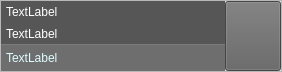
<?xml version="1.0" encoding="UTF-8"?>
<ui version="4.0">
 <class>leftFrame</class>
 <widget class="QFrame" name="leftFrame">
  <property name="geometry">
   <rect>
    <x>0</x>
    <y>0</y>
    <width>282</width>
    <height>72</height>
   </rect>
  </property>
  <property name="windowTitle">
   <string>Frame</string>
  </property>
  <property name="frameShape">
   <enum>QFrame::StyledPanel</enum>
  </property>
  <property name="frameShadow">
   <enum>QFrame::Plain</enum>
  </property>
  <layout class="QHBoxLayout" name="horizontalLayout" stretch="4,1">
   <property name="spacing">
    <number>0</number>
   </property>
   <property name="margin">
    <number>0</number>
   </property>
   <item>
    <widget class="QFrame" name="frame">
     <property name="frameShape">
      <enum>QFrame::NoFrame</enum>
     </property>
     <property name="frameShadow">
      <enum>QFrame::Plain</enum>
     </property>
     <layout class="QVBoxLayout" name="verticalLayout_2" stretch="50,1,30">
      <property name="spacing">
       <number>0</number>
      </property>
      <property name="margin">
       <number>0</number>
      </property>
      <item>
       <widget class="QFrame" name="frame_3">
        <property name="styleSheet">
         <string notr="true">background-color: rgb(86, 86, 86)</string>
        </property>
        <property name="frameShape">
         <enum>QFrame::NoFrame</enum>
        </property>
        <property name="frameShadow">
         <enum>QFrame::Plain</enum>
        </property>
        <property name="lineWidth">
         <number>0</number>
        </property>
        <layout class="QVBoxLayout" name="verticalLayout_3">
         <property name="spacing">
          <number>1</number>
         </property>
         <property name="leftMargin">
          <number>5</number>
         </property>
         <property name="topMargin">
          <number>0</number>
         </property>
         <property name="rightMargin">
          <number>0</number>
         </property>
         <property name="bottomMargin">
          <number>0</number>
         </property>
         <item>
          <widget class="QLabel" name="type">
           <property name="styleSheet">
            <string notr="true">color: rgb(255, 255, 255);</string>
           </property>
           <property name="text">
            <string>TextLabel</string>
           </property>
          </widget>
         </item>
         <item>
          <widget class="QLabel" name="label">
           <property name="styleSheet">
            <string notr="true">color: rgb(255, 255, 255);</string>
           </property>
           <property name="text">
            <string>TextLabel</string>
           </property>
          </widget>
         </item>
        </layout>
       </widget>
      </item>
      <item>
       <widget class="QFrame" name="frame_4">
        <property name="styleSheet">
         <string notr="true">background-color: rgb(159, 159, 159);</string>
        </property>
        <property name="frameShape">
         <enum>QFrame::StyledPanel</enum>
        </property>
        <property name="frameShadow">
         <enum>QFrame::Raised</enum>
        </property>
       </widget>
      </item>
      <item>
       <widget class="QFrame" name="frame_5">
        <property name="styleSheet">
         <string notr="true">background-color: rgb(110, 110, 110);
color: rgb(224, 252, 255);</string>
        </property>
        <property name="frameShape">
         <enum>QFrame::NoFrame</enum>
        </property>
        <property name="frameShadow">
         <enum>QFrame::Plain</enum>
        </property>
        <property name="lineWidth">
         <number>0</number>
        </property>
        <layout class="QVBoxLayout" name="verticalLayout_4">
         <property name="spacing">
          <number>0</number>
         </property>
         <property name="leftMargin">
          <number>5</number>
         </property>
         <property name="topMargin">
          <number>1</number>
         </property>
         <property name="rightMargin">
          <number>1</number>
         </property>
         <property name="bottomMargin">
          <number>1</number>
         </property>
         <item>
          <widget class="QLabel" name="desc">
           <property name="text">
            <string>TextLabel</string>
           </property>
          </widget>
         </item>
        </layout>
       </widget>
      </item>
     </layout>
    </widget>
   </item>
   <item>
    <widget class="QFrame" name="frame_2">
     <property name="frameShape">
      <enum>QFrame::NoFrame</enum>
     </property>
     <property name="frameShadow">
      <enum>QFrame::Plain</enum>
     </property>
     <layout class="QGridLayout" name="gridLayout">
      <property name="margin">
       <number>0</number>
      </property>
      <property name="spacing">
       <number>0</number>
      </property>
      <item row="0" column="0">
       <widget class="QPushButton" name="pushButton_2">
        <property name="sizePolicy">
         <sizepolicy hsizetype="MinimumExpanding" vsizetype="MinimumExpanding">
          <horstretch>0</horstretch>
          <verstretch>0</verstretch>
         </sizepolicy>
        </property>
        <property name="autoFillBackground">
         <bool>false</bool>
        </property>
        <property name="styleSheet">
         <string notr="true">background-color: rgb(98, 98, 98);</string>
        </property>
        <property name="text">
         <string/>
        </property>
        <property name="icon">
         <iconset>
          <normaloff>images/add73.png</normaloff>images/add73.png</iconset>
        </property>
        <property name="iconSize">
         <size>
          <width>30</width>
          <height>30</height>
         </size>
        </property>
        <property name="default">
         <bool>false</bool>
        </property>
        <property name="flat">
         <bool>false</bool>
        </property>
       </widget>
      </item>
     </layout>
    </widget>
   </item>
  </layout>
 </widget>
 <resources/>
 <connections/>
</ui>
